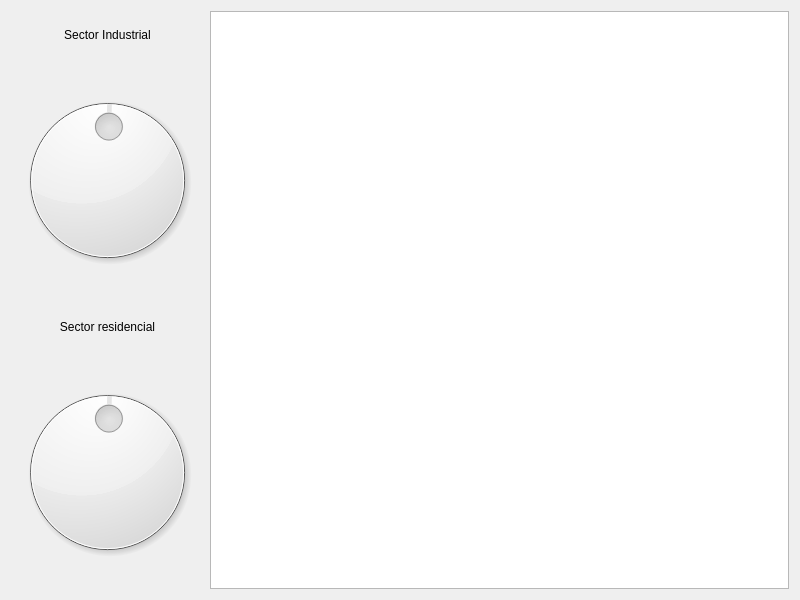
<?xml version="1.0" encoding="UTF-8"?>
<ui version="4.0">
 <class>Widget</class>
 <widget class="QWidget" name="Widget">
  <property name="geometry">
   <rect>
    <x>0</x>
    <y>0</y>
    <width>800</width>
    <height>600</height>
   </rect>
  </property>
  <property name="windowTitle">
   <string>Widget</string>
  </property>
  <layout class="QHBoxLayout" name="horizontalLayout" stretch="1,3">
   <item>
    <layout class="QVBoxLayout" name="verticalLayout" stretch="1,5,1,5">
     <item>
      <widget class="QLabel" name="label">
       <property name="sizePolicy">
        <sizepolicy hsizetype="Preferred" vsizetype="Preferred">
         <horstretch>0</horstretch>
         <verstretch>0</verstretch>
        </sizepolicy>
       </property>
       <property name="text">
        <string>Sector Industrial</string>
       </property>
       <property name="alignment">
        <set>Qt::AlignmentFlag::AlignCenter</set>
       </property>
      </widget>
     </item>
     <item>
      <widget class="QDial" name="ind">
       <property name="value">
        <number>50</number>
       </property>
      </widget>
     </item>
     <item>
      <widget class="QLabel" name="label_2">
       <property name="text">
        <string>Sector residencial</string>
       </property>
       <property name="alignment">
        <set>Qt::AlignmentFlag::AlignCenter</set>
       </property>
      </widget>
     </item>
     <item>
      <widget class="QDial" name="res">
       <property name="value">
        <number>50</number>
       </property>
      </widget>
     </item>
    </layout>
   </item>
   <item>
    <widget class="QChartView" name="graphicsView"/>
   </item>
  </layout>
 </widget>
 <customwidgets>
  <customwidget>
   <class>QChartView</class>
   <extends>QGraphicsView</extends>
   <header>QtCharts</header>
  </customwidget>
 </customwidgets>
 <resources/>
 <connections/>
</ui>
